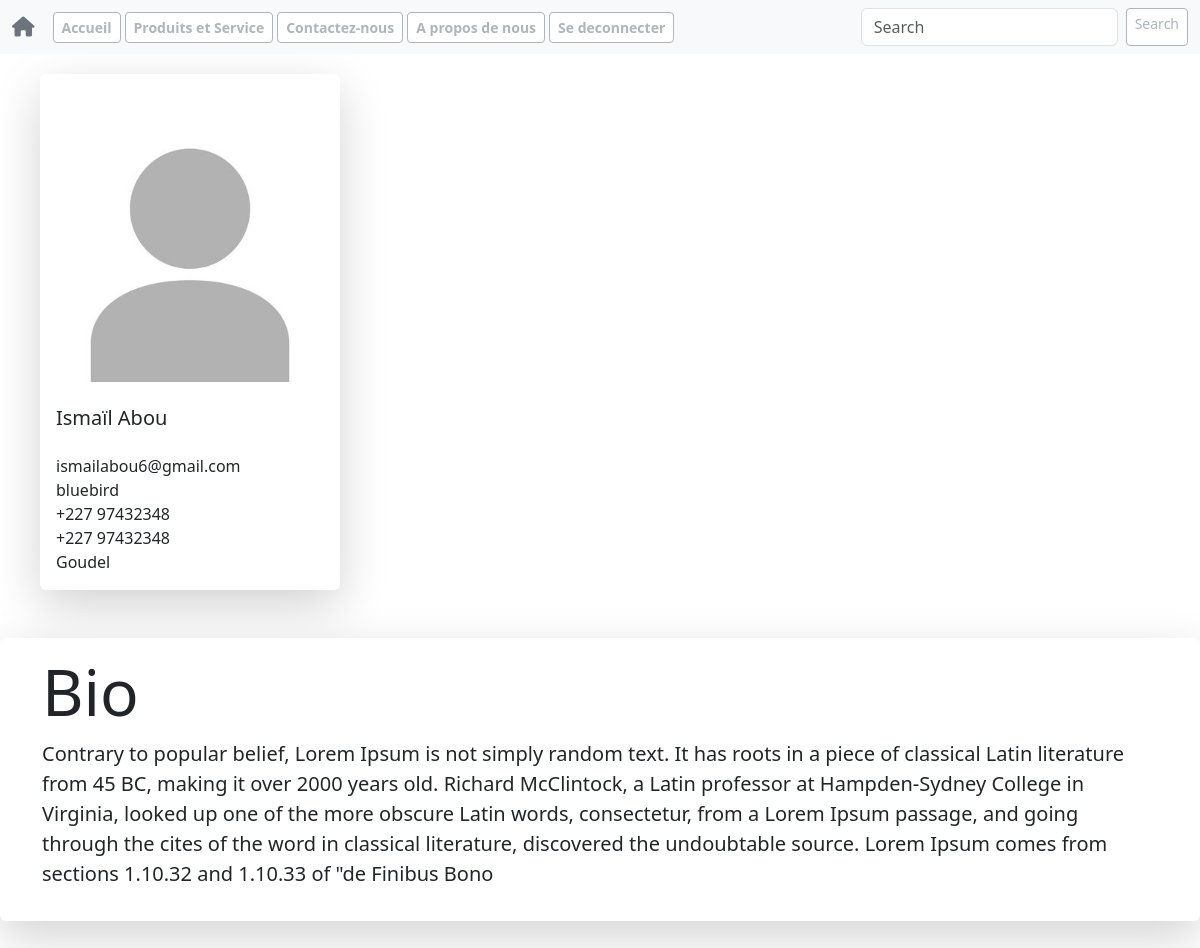
Page /account (signed in) on the committed database.
### member/models.py (models this page shows, shortened)
class Profile(models.Model):
    user = models.OneToOneField(User, on_delete=models.CASCADE, null=True)
    first_name = models.CharField(max_length=255, blank=True, null=True)
    last_name = models.CharField(max_length=255, blank=True, null=True)
    email = models.CharField(max_length=255, blank=True, null=True, unique=True)
    username = models.CharField(max_length=255, blank=True, null=True, unique=True)
    bio = models.TextField(max_length=500, blank=True, null=True)
    telphone = models.CharField(max_length=255, blank=True, null=True)
    whatsapp = models.CharField(max_length=255, blank=True, null=True)
    quartier = models.CharField(max_length=255, blank=True, null=True)
    follow = models.ManyToManyField("self", symmetrical=True, related_name="followed_by")
    picture = models.ImageField(upload_to="images/", default="default.jpeg", blank=True, null=True)

### member/views.py (the view)
# urls.py: path('account', account, name='account'),
@login_required(login_url='login')
def account(request):
    query = request.user.username
    pro = Profile.objects.filter(username=query)
    context = {'pro': pro}
    return render(request, 'Registration/account.html', context)

### templates/Registration/account.html (shortened to what this page needs)
{% extends 'base.html' %}
 {% load bootstrap_icons %}
 {% block content %}
 {% for f in pro %}
<div>
  <div id="box1"
    class="shadow-lg p-3 mb-5 bg-body rounded w-25 p-3"
    style="margin-left: 40px; margin-top: 20px"
  >
    <a href="{% url 'edit-profile'%}">{% bs_icon 'pencil-square' %}</a><br />
    <img src="{{f.picture}}" alt="" class="card-img-top" /><br />
    <div class="card-body">
      <h5 class="card-title">{{f.first_name}} {{f.last_name}}</h5>
      <br />
      <label class="card-text">{% bs_icon 'envelope-at'%}{{f.email}}</label
      ><br />
      <label class="card-text">{% bs_icon 'person-circle'%}{{f.username}}</label
      ><br />
      {% if f.telphone is not None %}
      {% if f.whatsapp is not None %}
      {% if f.quartier is not None %}
      <label class="card-text">{% bs_icon 'telephone' %}{{f.telphone}}</label
      ><br />
      <label class="card-text"> {% bs_icon 'whatsapp' %} {{f.whatsapp}}</label
      ><br />
      <label class="card-text">{% bs_icon 'geo-alt'%} {{f.quartier}}</label
      ><br />
      {% endif %}
     {% endif %}
     {% endif %}
    </div>
  </div>
  <div class="shadow-lg p-3 mb-5 bg-body rounded w-60 p-3" id="box2" >
    <div class="jumbotron jumbotron-fluid">
      <div class="container">
        <h3 class="display-3">Bio</h3>
        <p class="lead">{{f.bio}}</p>
      </div>
    </div>
  </div>
</div>
{% endfor %}
{% endblock %}

### templates/base.html (shortened to what this page needs)
<!DOCTYPE html>
{% load static %}
<html lang="en">
<head>
  <link rel="stylesheet" href="{% static 'css/style.css'%}" type="text/css">
  <link rel="stylesheet" href="{% static 'fontawesomefree/css/fontawesome.css' %}" type="text/css">
  <link rel="stylesheet" href="{% static 'fontawesomefree/css/solid.css' %}" type="text/css">
  <link rel="stylesheet" href="{% static 'fontawesomefree/css/brands.css' %}" type="text/css">
  <link href="https://cdn.jsdelivr.net/npm/bootstrap@5.3.2/dist/css/bootstrap.min.css" rel="stylesheet">
{% load django_bootstrap5 %}
</head>
<body>
<nav class="navbar navbar-expand-lg bg-body-tertiary">
  <div class="container-fluid">
    <a class="navbar-brand link-secondary" href="{% url 'home' %}"><i class="fa fa-home" id="nav"></i></a>
    <div class="collapse navbar-collapse" id="navbarSupportedContent">
      <div class="navbar-nav me-auto mb-2 mb-lg-0">
              <a id="nav" style="margin-left:2px; margin-right:2px;font-weight:bold;" class="btn btn-outline-secondary btn-sm"aria-current="page" href="{% url 'home' %}">Accueil</a>
             <a id="nav"style="margin-left:2px; margin-right:2px;font-weight:bold;" type="button"class="btn btn-outline-secondary btn-sm" href="#" role="button" data-bs-toggle="dropdown" aria-expanded="false">
            Produits et Service
          </a></button>
          <a id="nav" style="margin-left:2px; margin-right:2px;font-weight:bold;" class="btn btn-outline-secondary btn-sm"  href="#">Contactez-nous</a></button>
          <a id="nav" style="margin-left:2px; margin-right:2px;font-weight:bold;" class="btn btn-outline-secondary btn-sm" aria-current="page" href="#">A propos de nous</a>
        {% if user.is_authenticated %}
                  <a id="nav" style="margin-left:2px; margin-right:2px;font-weight:bold;" class="btn btn-outline-secondary btn-sm" aria-current="page" href="{% url 'logout'%}">Se deconnecter</a>
        {% else %}
                  <a id="nav" style="margin-left:2px; margin-right:2px;font-weight:bold;" class="btn btn-outline-secondary btn-sm" aria-current="page" href="{% url 'register' %}">S'inscrire</a>
        {% endif %}
      </div>
      <form class="d-flex" role="search">
        <input class="form-control me-2" type="search" placeholder="Search" aria-label="Search">
        <button id="nav" type="button"class="btn btn-outline-secondary btn-sm" type="submit">Search</button>
      </form>
    </div>
  </div>
</nav>
{% block content %}
{% endblock %}
</body>
</html>

### static/css/style.css (style rules this page uses)
.btn { background-color: white; transition: background-color 0.5s; border: 1px solid; color : #adb5bd; }

### templates/base.html (style rules this page uses)
.btn { background-color: white; transition: background-color 0.5s; border: 1px solid; color : #adb5bd; }
.shadow-lg { display:grid !important; rowspan:1; !important; }
#nav { display:grid; justify-content:center; }
a { font-weight:bold; }

### rows in the picture
Profile: picture (placeholder picture), first_name "Ismaïl", last_name "Abou", email "ismailabou6@gmail.com", username "bluebird", telphone "+227 97432348", whatsapp "+227 97432348", quartier "Goudel", bio "Contrary to popular belief, Lorem Ipsum is not simply random text. It has roots in a piece of classical Latin literature from 45 BC, making it over 2000 years old. Richard McClintock, a Latin professor at Hampden-Sydney College in Virginia, looked up one of the more obscure Latin words, consectetur, from a Lorem Ipsum passage, and going through the cites of the word in classical literature, discovered the undoubtable source. Lorem Ipsum comes from sections 1.10.32 and 1.10.33 of \"de Finibus Bono"
